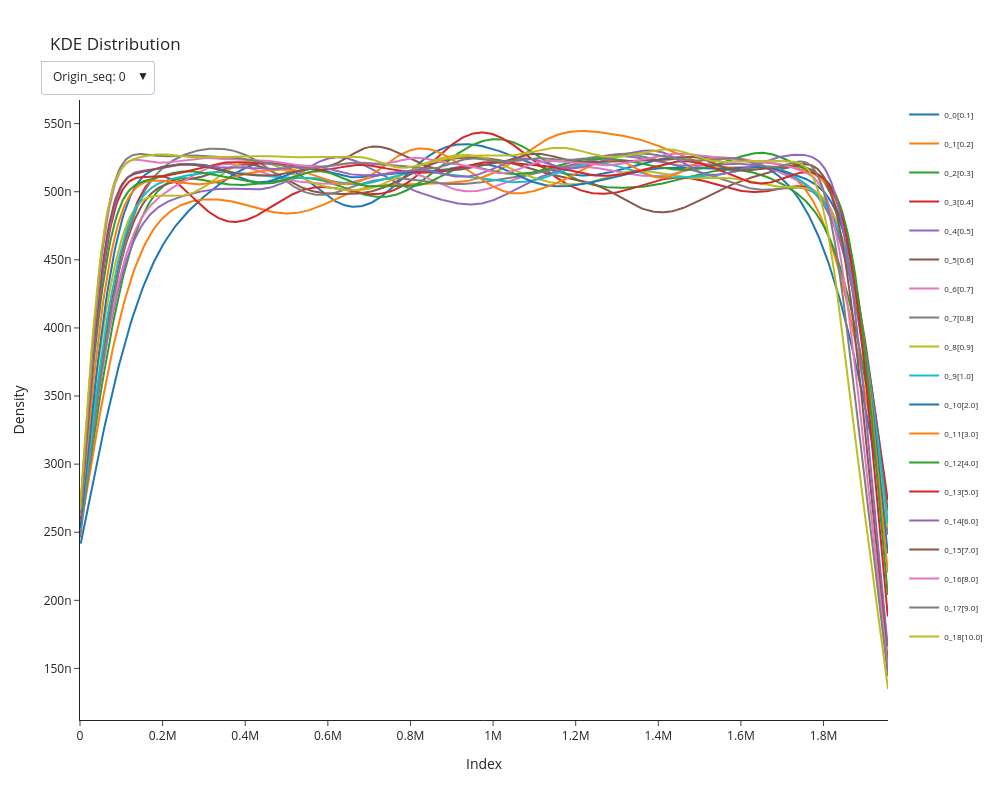

The cell this chart's notebook holds for it:
### Code cell
to_plot = perform_mutations(
    mutation_func=indels, 
    num_seq=N, 
    genome_length=seq_lenght_distribution,
    mutation_rates=mut_array, 
    psrandom=False, 
    output_directory="/home/lorenzo/Documents/tesi_2/fastANI-skani-comparison/INDEL_random"
)
